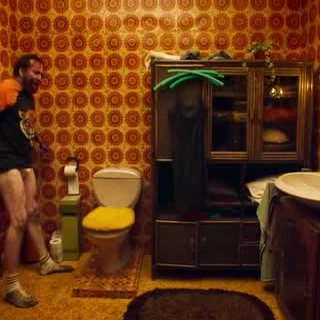
#> input picture mandy_pngs/00000.png, 320 x 320 px; its folder holds only this picture in this run
$ python resize_img.py
#> lines starting #> are read from the running program, lines starting #| are printed output that depends on the picture
# -*- coding: utf-8 -*-
"""
Created on Fri Jan  6 14:51:09 2023

@author: mgold
"""
import cv2
import os

image_folder = 'mandy_pngs'
video_name = 'video.mp4'

images = [img for img in os.listdir(image_folder) if img.endswith(".png")]


orig_h=320
orig_w=720
i=0
for img_crop in images[::10]:
    img = cv2.imread(os.path.join(image_folder, img_crop))
#> img is the input picture: shape (320, 320, 3); mean B, G, R 20.3, 53, 99.4
    img = img[0:orig_h, int(orig_w/2-160):int(orig_w/2+160)]
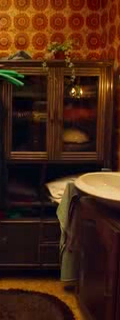
#> img: shape (320, 120, 3); mean B, G, R 19.7, 37.1, 70.5
    #img = cv2.resize(crop_img, (256,256))
    num = str(i).zfill(5)
    cv2.imwrite(num+'.png', img)
    i+=1
